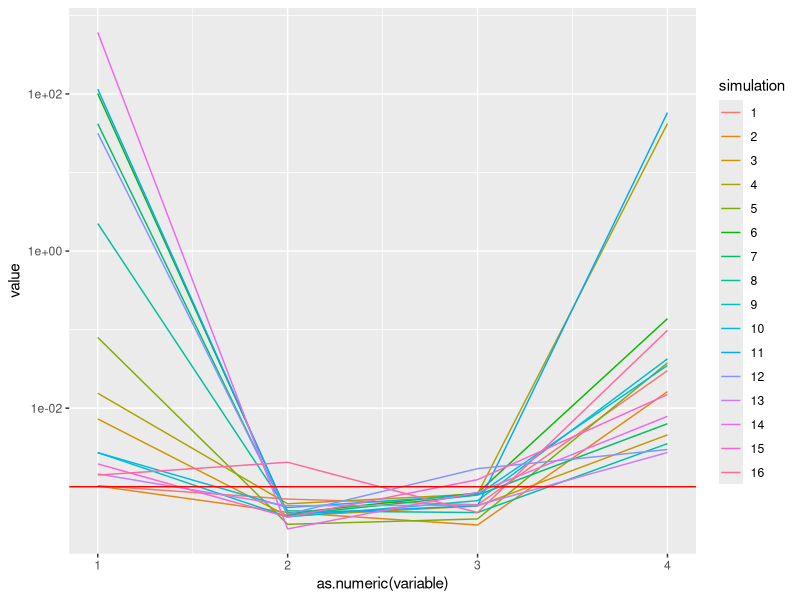
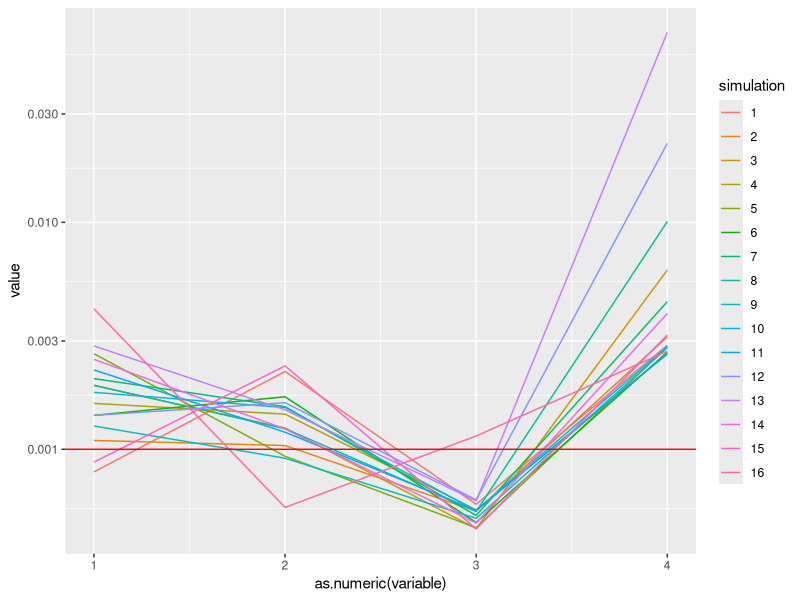
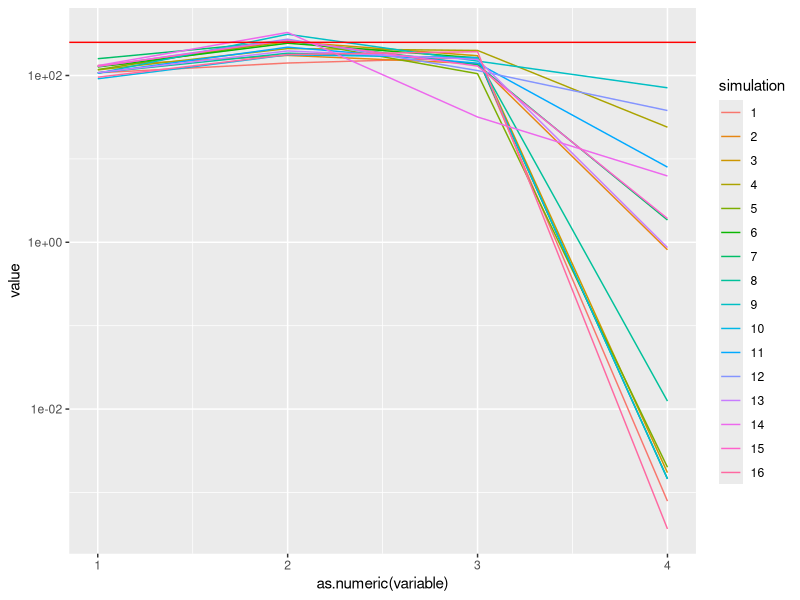
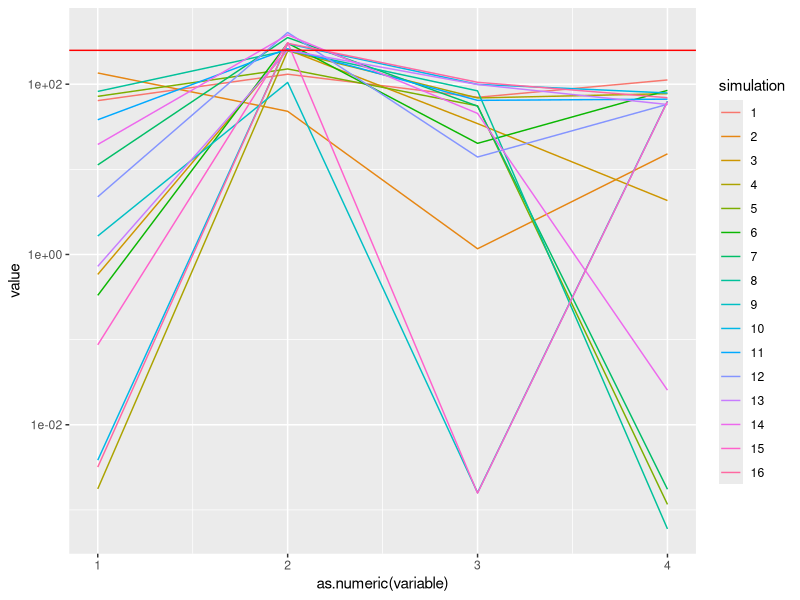

These figures' R source, in order:
library(reshape2)
library(ggplot2)
library(scales)

data <- read.table('constant-size-estimates.1Gb.txt', header=FALSE)

no.epochs <- (ncol(data)-2)/4
logL <- data[,ncol(data)]
rec.rage <- data[,ncol(data)-1]

theta1s <- cbind(simulation=factor(1:nrow(data)), data[,1:(no.epochs)])
theta2s <- cbind(simulation=factor(1:nrow(data)), data[,(no.epochs+1):(2*no.epochs)])

qplot(as.numeric(variable), value, color=simulation, geom='line', 
      data=melt(theta1s, id.vars='simulation')) +
  geom_hline(yintercept=0.001, col='red') + 
  scale_y_continuous(trans=log10_trans())#, limits=c(0.0001, 0.02))

qplot(as.numeric(variable), value, color=simulation, geom='line', 
      data=melt(theta2s, id.vars='simulation')) +
  geom_hline(yintercept=0.001, col='red') + 
  scale_y_continuous(trans=log10_trans())#, limits=c(0.0001, 0.02))


m12s <- cbind(simulation=factor(1:nrow(data)), data[,(2*no.epochs+1):(3*no.epochs)])
qplot(as.numeric(variable), value, color=simulation, geom='line', 
      data=melt(m12s, id.vars='simulation')) +
  geom_hline(yintercept=250, col='red') + 
  scale_y_continuous(trans=log10_trans())

m21s <- cbind(simulation=factor(1:nrow(data)), data[,(3*no.epochs+1):(4*no.epochs)])
qplot(as.numeric(variable), value, color=simulation, geom='line', 
      data=melt(m21s, id.vars='simulation')) +
  geom_hline(yintercept=250, col='red') + 
  scale_y_continuous(trans=log10_trans())#, limits=c(0.0001, 0.02))
